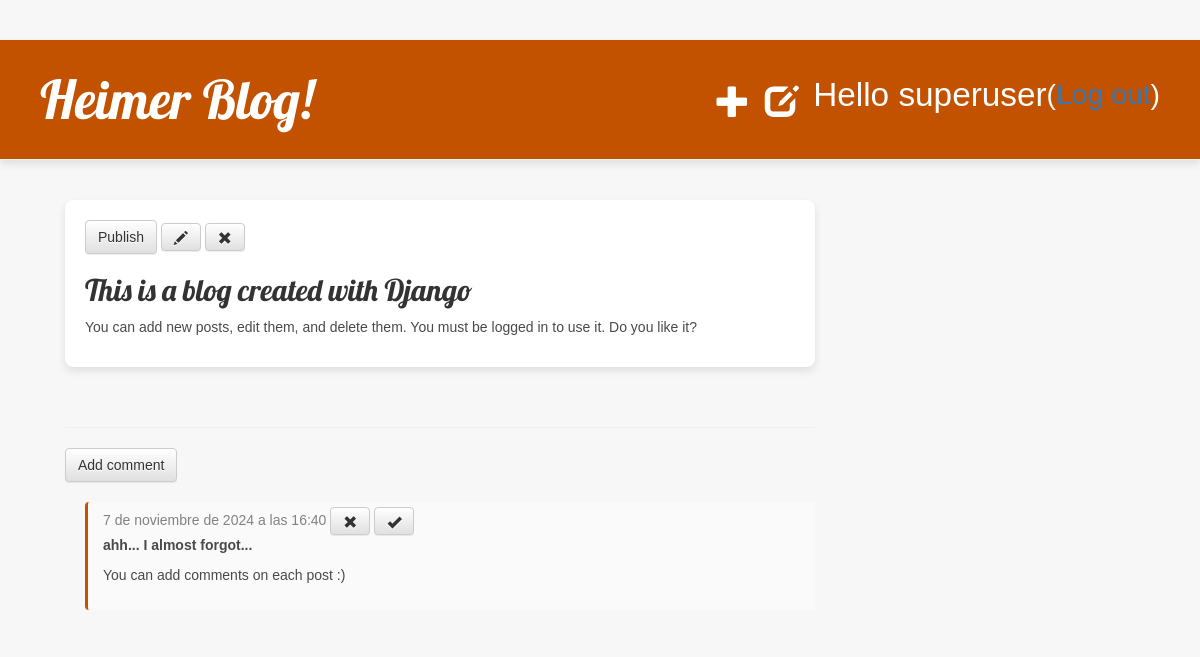
/post/5/ (signed in), run on the app's committed database.
### blog/models.py (models this page shows, shortened)
class Post(models.Model):
    author = models.ForeignKey(settings.AUTH_USER_MODEL, on_delete=models.CASCADE)
    title = models.CharField(max_length=200)
    text = models.TextField()
    created_date = models.DateTimeField(
            default=timezone.now)
    published_date = models.DateTimeField(
            blank=True, null=True)

class Comment(models.Model):
    post = models.ForeignKey('blog.Post', related_name='comments', on_delete=models.CASCADE)
    author = models.CharField(max_length=200)
    text = models.TextField()
    created_date = models.DateTimeField(default=timezone.now)
    approved_comment = models.BooleanField(default=False)

### blog/views.py (the view)
# urls.py: path('post/<int:pk>/', views.post_detail, name='post_detail'),
@login_required
def post_detail(request, pk):
    post = get_object_or_404(Post, pk=pk)
    return render(request, 'blog/post_detail.html', {'post': post})

### blog/templates/blog/post_detail.html
{% extends 'blog/base.html' %}
{% block content %}
    <div class="post">
        {% if post.published_date %}
            <div class="date">
                {{ post.published_date }}
            </div>
        {% else %}
            <a class="btn btn-default" href="{% url 'post_publish' pk=post.pk %}">Publish</a>
        {% endif %}
        {% if user.is_authenticated %}
            <a class="btn btn-default" href="{% url 'post_edit' pk=post.pk %}"><span class="glyphicon glyphicon-pencil"></span></a>
            <a class="btn btn-default" href="{% url 'post_remove' pk=post.pk %}"><span class="glyphicon glyphicon-remove"></span></a>
        {% endif %}
        <h2>{{ post.title }}</h2>
        <p>{{ post.text|linebreaksbr }}</p>
    </div>
    <hr>
    <a class="btn btn-default" href="{% url 'add_comment_to_post' pk=post.pk %}">Add comment</a>
    {% for comment in post.comments.all %}
    {% if user.is_authenticated or comment.approved_comment %}
    <div class="comment">
        <div class="date">
            {{ comment.created_date }}
            {% if not comment.approved_comment %}
                <a class="btn btn-default" href="{% url 'comment_remove' pk=comment.pk %}"><span class="glyphicon glyphicon-remove"></span></a>
                <a class="btn btn-default" href="{% url 'comment_approve' pk=comment.pk %}"><span class="glyphicon glyphicon-ok"></span></a>
            {% endif %}
        </div>
        <strong>{{ comment.author }}</strong>
        <p>{{ comment.text|linebreaks }}</p>
    </div>
    {% endif %}
    {% empty %}
        <p>No comments here yet :(</p>
    {% endfor %}
{% endblock %}

### blog/templates/blog/base.html (shortened to what this page needs)
<html>
    <head>
        {% load static %}
        <link rel="stylesheet" href="//maxcdn.bootstrapcdn.com/bootstrap/3.2.0/css/bootstrap.min.css">
        <link rel="stylesheet" href="//maxcdn.bootstrapcdn.com/bootstrap/3.2.0/css/bootstrap-theme.min.css">
        <link rel="stylesheet" href="{% static 'css/blog.css' %}">
    </head>
    <body>
        <div class="page-header">
            <h1><a href="/">Heimer Blog!</a></h1>
            <div class="top-menu-container">
                {% if user.is_authenticated %}
                    <a href="{% url 'post_new' %}" class="top-menu"><span class="glyphicon glyphicon-plus"></span></a>
                    <a href="{% url 'post_draft_list' %}" class="top-menu"><span class="glyphicon glyphicon-edit"></span></a>
                    <p class="top-menu">Hello {{ user.username }} <small>(<a href="{% url 'logout' %}">Log out</a>)</small></p>
                {% else %}
                    <a href="{% url 'login' %}" class="top-menu"><span class="glyphicon glyphicon-lock"></span></a>
                {% endif %}
            </div>
        </div>
        <div class="content container">
            <div class="row">
                <div class="col-md-8">
                    {% block content %}{% endblock %}
                </div>
            </div>
        </div>
    </body>
</html>

### blog/static/css/blog.css (style rules this page uses)
* { margin: 0; padding: 0; box-sizing: border-box; }
h1, h2, h3, h4 { font-family: 'Lobster', cursive; color: #333333; margin-bottom: 10px; }
h1 a, h2 a { color: #20c200; transition: color 0.3s; }
body { padding: 0; margin: 0; background-color: #F7F7F7; font-family: Arial, sans-serif; color: #4A4A4A; }
.page-header { display: flex; justify-content: space-between; align-items: center; background-color: #C25100; color: #ffffff; padding: 30px 40px; box-shadow: 0 4px 8px rgba(0, 0, 0, 0.1); }
.page-header h1 { font-size: 40pt; margin: 0; }
.page-header h1 a, .page-header h1 a:visited, .page-header h1 a:active { color: #ffffff; text-decoration: none; }
.top-menu-container { display: flex; gap: 15px; align-items: center; }
.top-menu { color: #ffffff; font-size: 25pt; text-decoration: none; transition: color 0.3s; display: flex; align-items: center; }
.content { margin: 40px 50px; }
.post { margin-bottom: 60px; padding: 20px; background: #ffffff; border-radius: 8px; box-shadow: 0 4px 8px rgba(0, 0, 0, 0.1); }
.date { color: #828282; font-size: 14px; margin-top: -10px; }
.comment { margin: 20px 0px 20px 20px; padding: 15px; background-color: #FAFAFA; border-left: 3px solid #C25100; border-radius: 4px; }

### data on the page
Post: title "This is a blog created with Django", text "You can add new posts, edit them, and delete them. You must be logged in to use it. Do you like it?"
Comment: created_date "7 de noviembre de 2024 a las 16:40", approved_comment False (drawn), author "ahh... I almost forgot...", text "You can add comments on each post :)"

### other printed values
{{ user.username }} "superuser"
